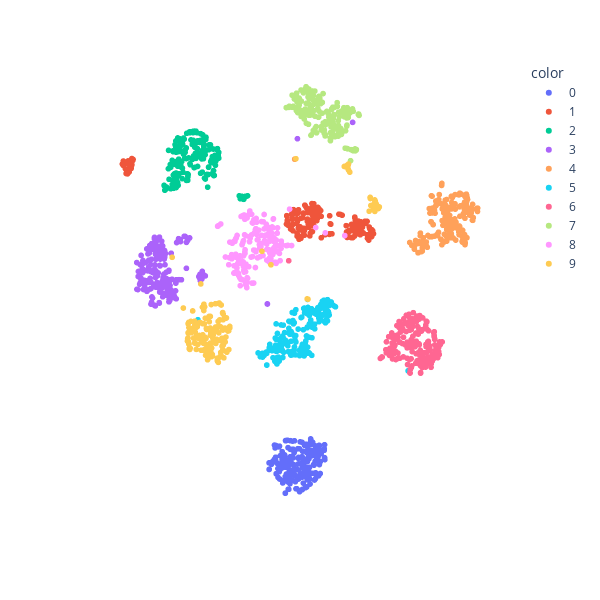

The code cell stored with this chart in its notebook:
### Code cell
xf, yf = TSNE().fit_transform(X=digits).T
px.scatter(x=xf, y=yf, color=digit_class.astype("U")).update_layout(
    width=600,
    height=600,
    xaxis_scaleanchor="y",
    plot_bgcolor="rgba(0,0,0,0)",
    xaxis_visible=False,
    yaxis_visible=False,
)

### Figure 1 — Plotly figure (JSON) as saved in the notebook; plotly's stock layout.template omitted (floating-point values rounded to 4 significant figures; data arrays with more than 128 entries replaced by an {"elided": "..."} marker saying what was removed)
{"data": [{"hovertemplate": "color=0<br>x=%{x}<br>y=%{y}<extra></extra>", "legendgroup": "0", "marker": {"color": "#636efa", "symbol": "circle"}, "mode": "markers", "name": "0", "showlegend": true, "type": "scattergl", "x": {"elided": "178 float values"}, "xaxis": "x", "y": {"elided": "178 float values"}, "yaxis": "y"}, {"hovertemplate": "color=1<br>x=%{x}<br>y=%{y}<extra></extra>", "legendgroup": "1", "marker": {"color": "#EF553B", "symbol": "circle"}, "mode": "markers", "name": "1", "showlegend": true, "type": "scattergl", "x": {"elided": "182 float values"}, "xaxis": "x", "y": {"elided": "182 float values"}, "yaxis": "y"}, {"hovertemplate": "color=2<br>x=%{x}<br>y=%{y}<extra></extra>", "legendgroup": "2", "marker": {"color": "#00cc96", "symbol": "circle"}, "mode": "markers", "name": "2", "showlegend": true, "type": "scattergl", "x": {"elided": "177 float values"}, "xaxis": "x", "y": {"elided": "177 float values"}, "yaxis": "y"}, {"hovertemplate": "color=3<br>x=%{x}<br>y=%{y}<extra></extra>", "legendgroup": "3", "marker": {"color": "#ab63fa", "symbol": "circle"}, "mode": "markers", "name": "3", "showlegend": true, "type": "scattergl", "x": {"elided": "183 float values"}, "xaxis": "x", "y": {"elided": "183 float values"}, "yaxis": "y"}, {"hovertemplate": "color=4<br>x=%{x}<br>y=%{y}<extra></extra>", "legendgroup": "4", "marker": {"color": "#FFA15A", "symbol": "circle"}, "mode": "markers", "name": "4", "showlegend": true, "type": "scattergl", "x": {"elided": "181 float values"}, "xaxis": "x", "y": {"elided": "181 float values"}, "yaxis": "y"}, {"hovertemplate": "color=5<br>x=%{x}<br>y=%{y}<extra></extra>", "legendgroup": "5", "marker": {"color": "#19d3f3", "symbol": "circle"}, "mode": "markers", "name": "5", "showlegend": true, "type": "scattergl", "x": {"elided": "182 float values"}, "xaxis": "x", "y": {"elided": "182 float values"}, "yaxis": "y"}, {"hovertemplate": "color=6<br>x=%{x}<br>y=%{y}<extra></extra>", "legendgroup": "6", "marker": {"color": "#FF6692", "symbol": "circle"}, "mode": "markers", "name": "6", "showlegend": true, "type": "scattergl", "x": {"elided": "181 float values"}, "xaxis": "x", "y": {"elided": "181 float values"}, "yaxis": "y"}, {"hovertemplate": "color=7<br>x=%{x}<br>y=%{y}<extra></extra>", "legendgroup": "7", "marker": {"color": "#B6E880", "symbol": "circle"}, "mode": "markers", "name": "7", "showlegend": true, "type": "scattergl", "x": {"elided": "179 float values"}, "xaxis": "x", "y": {"elided": "179 float values"}, "yaxis": "y"}, {"hovertemplate": "color=8<br>x=%{x}<br>y=%{y}<extra></extra>", "legendgroup": "8", "marker": {"color": "#FF97FF", "symbol": "circle"}, "mode": "markers", "name": "8", "showlegend": true, "type": "scattergl", "x": {"elided": "174 float values"}, "xaxis": "x", "y": {"elided": "174 float values"}, "yaxis": "y"}, {"hovertemplate": "color=9<br>x=%{x}<br>y=%{y}<extra></extra>", "legendgroup": "9", "marker": {"color": "#FECB52", "symbol": "circle"}, "mode": "markers", "name": "9", "showlegend": true, "type": "scattergl", "x": {"elided": "180 float values"}, "xaxis": "x", "y": {"elided": "180 float values"}, "yaxis": "y"}], "layout": {"height": 600, "legend": {"title": {"text": "color"}, "tracegroupgap": 0}, "margin": {"t": 60}, "plot_bgcolor": "rgba(0,0,0,0)", "width": 600, "xaxis": {"anchor": "y", "domain": [0, 1], "scaleanchor": "y", "title": {"text": "x"}, "visible": false}, "yaxis": {"anchor": "x", "domain": [0, 1], "title": {"text": "y"}, "visible": false}}}
